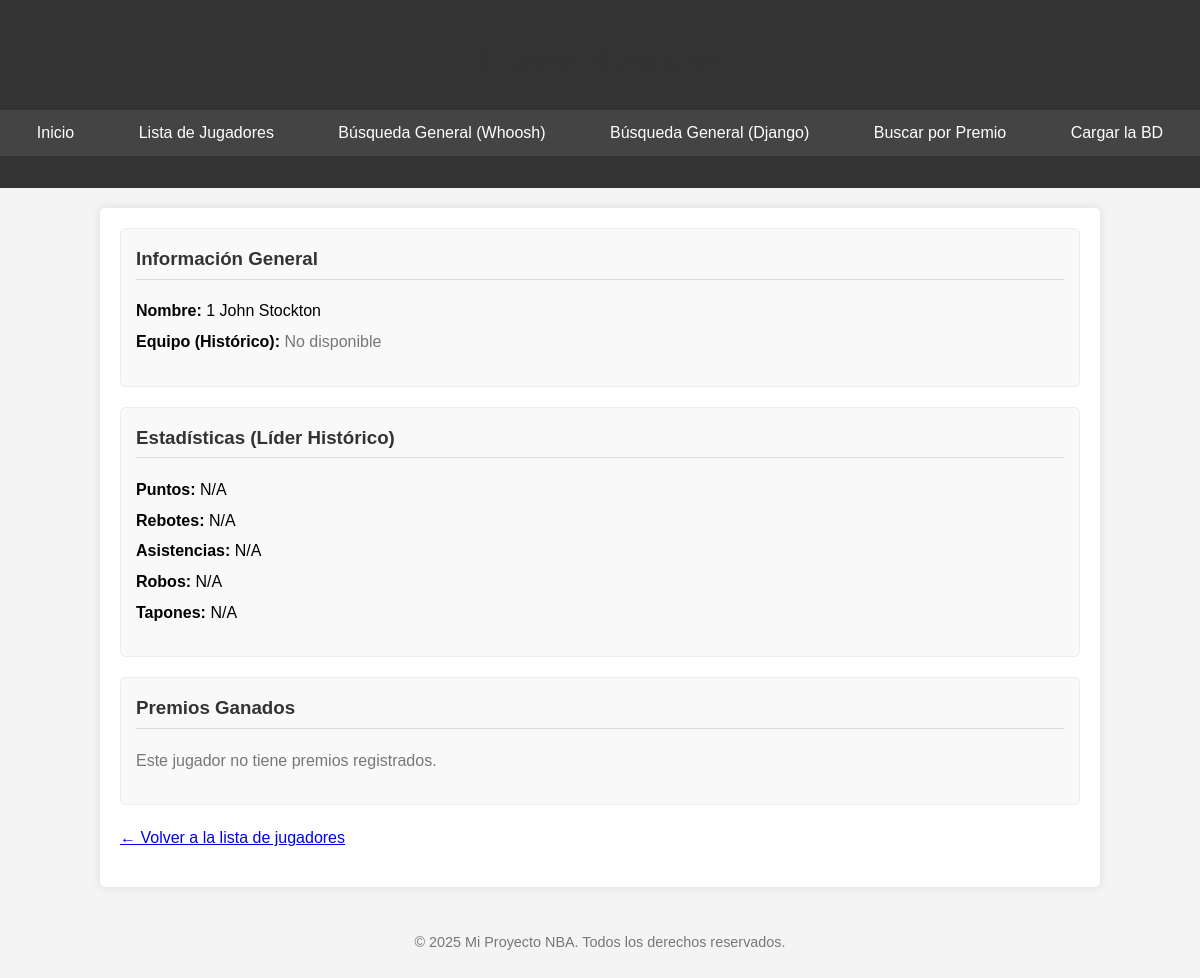
/jugadores/1267/, run on the app's committed database.
### main/nba/models.py (models this page shows, shortened)
class Jugador(models.Model):
    nombre = models.CharField(max_length=100)
    equipo = models.CharField(max_length=100, null=True, blank=True)

class Estadistica(models.Model):
    jugador = models.ForeignKey(Jugador, on_delete=models.CASCADE, related_name='estadisticas')
    puntos = models.FloatField(null=True, blank=True)
    rebotes = models.FloatField(null=True, blank=True)
    asistencias = models.FloatField(null=True, blank=True)
    robos = models.FloatField(null=True, blank=True)
    tapones = models.FloatField(null=True, blank=True)

### main/views.py (the view)
# urls.py: path('jugadores/<int:jugador_id>/', views.detalle_jugador, name='detalle_jugador'),
def detalle_jugador(request, jugador_id):
    jugador = get_object_or_404(Jugador, pk=jugador_id)
    estadisticas = jugador.estadisticas.first()
    premios = jugador.premios.all().order_by('-año')
    return render(request, 'detalle_jugador.html', {
    'jugador': jugador,
    'estadisticas': estadisticas,
    'premios': premios
})

### main/templates/detalle_jugador.html (shortened to what this page needs)
{% extends 'base.html' %}
{% block encabezado %}
    <h1>{{ jugador.nombre }}</h1>
{% endblock %}
{% block contenido %}
    <div class="detail-section">
        <h3>Información General</h3>
        <ul>
            <li><strong>Nombre:</strong> {{ jugador.nombre }}</li>
            <li><strong>Equipo (Histórico):</strong>
                {% if jugador.equipo and jugador.equipo != "Unknown" %}
                    {{ jugador.equipo }}
                {% else %}
                    <span class="no-data">No disponible</span>
                {% endif %}
            </li>
        </ul>
    </div>
    <div class="detail-section">
        <h3>Estadísticas (Líder Histórico)</h3>
        {% if estadisticas %}
            <ul>
                <li><strong>Puntos:</strong> {{ estadisticas.puntos|default:"N/A" }}</li>
                <li><strong>Rebotes:</strong> {{ estadisticas.rebotes|default:"N/A" }}</li>
                <li><strong>Asistencias:</strong> {{ estadisticas.asistencias|default:"N/A" }}</li>
                <li><strong>Robos:</strong> {{ estadisticas.robos|default:"N/A" }}</li>
                <li><strong>Tapones:</strong> {{ estadisticas.tapones|default:"N/A" }}</li>
            </ul>
        {% else %}
            <p class="no-data">No hay estadísticas disponibles.</p>
        {% endif %}
    </div>
    <div class="detail-section">
        <h3>Premios Ganados</h3>
        {% if premios %}
            <ul>
                {% for premio in premios %}
                    <li>{{ premio.nombre_premio }} ({{ premio.año }})</li>
                {% endfor %}
            </ul>
        {% else %}
            <p class="no-data">Este jugador no tiene premios registrados.</p>
        {% endif %}
    </div>
    <p><a href="{% url 'main:lista_jugadores' %}">← Volver a la lista de jugadores</a></p>
{% endblock %}

### data on the page
Jugador: nombre "1 John Stockton"
Estadistica: puntos "N/A", rebotes "N/A", asistencias "N/A", robos "N/A", tapones "N/A"
